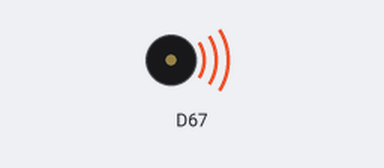
A sketch run on a simulated Arduino Uno R4 WiFi. Shown: buzzer (waves = sounding).

Above: at 0.5 s.
Timing chart, 0 to 4.6 s (numbered marks = the images above):
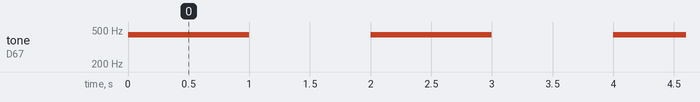

Measured:
- by itself, tone on D67: alternates 440 Hz for 1.0 s and silent for 1.0 s

The sketch:

ModulinoBuzzer.ino
```cpp
#include <Modulino.h>

ModulinoBuzzer buzzer;

int frequency = 440;  // Frequency of the tone in Hz
int duration = 1000;  // Duration of the tone in milliseconds

void setup(){
  Modulino.begin();
  buzzer.begin();
}

void loop(){
  buzzer.tone(frequency, duration);  // Generate the tone
  delay(1000);  // Wait for 1 second
  buzzer.tone(0, duration);  // Stop the tone
  delay(1000);  // Wait for 1 second
}
```
